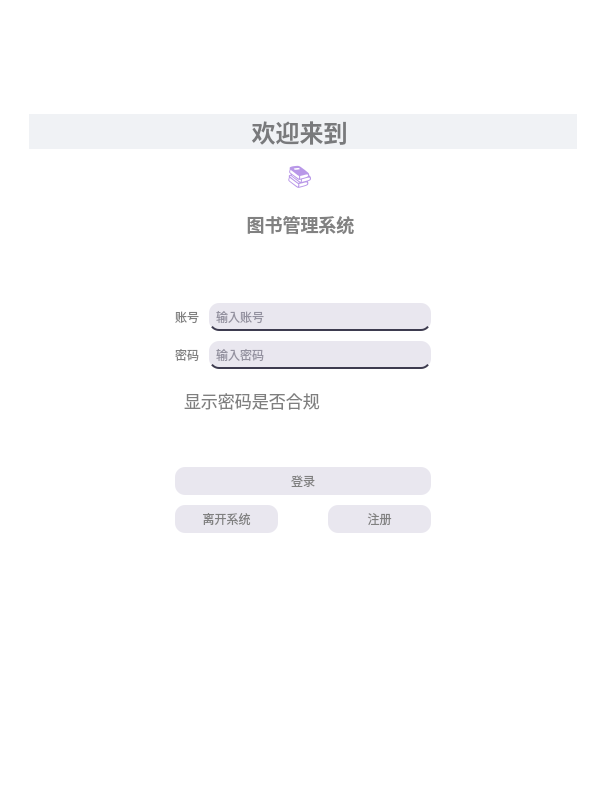
<?xml version="1.0" encoding="UTF-8"?>
<ui version="4.0">
 <class>loginForm</class>
 <widget class="QWidget" name="loginForm">
  <property name="geometry">
   <rect>
    <x>0</x>
    <y>0</y>
    <width>606</width>
    <height>792</height>
   </rect>
  </property>
  <property name="sizePolicy">
   <sizepolicy hsizetype="Minimum" vsizetype="Minimum">
    <horstretch>0</horstretch>
    <verstretch>0</verstretch>
   </sizepolicy>
  </property>
  <property name="windowTitle">
   <string>登录界面</string>
  </property>
  <property name="styleSheet">
   <string notr="true">* {
    background-color: #ffffff;
    color: #808080;
}
QTextBrowser {
    border: none; /* 隐藏边框 */
    background-color: transparent; /* 背景颜色 */
    color: #808080; /* 文字颜色 */
    border-radius: 10px; /* 圆角 */
    padding: 5px; /* 内边距 */
}
QPushButton {
    background-color: #e9e7ef;
    border-radius: 10px;
    padding: 5px;
    border: none; /* 移除边框 */
    outline: none; /* 移除焦点轮廓 */
}

QPushButton:hover {
    background-color: #c0ebd7;
}

QPushButton:pressed {
    background-color: #88ada6;
}

QPushButton:focus {
    border: none; /* 确保焦点时没有边框 */
}
QLineEdit {
    background-color: #e9e7ef;
    border: none; /* 去掉边框 */
    border-radius: 10px; /* 圆角 */
    padding: 5px;
    color: #3d3b4f; /* 输入字体颜色 */
    border-bottom: 2px solid #3d3b4f; /* 底部下划线 */
}
QLineEdit:hover {
    background-color: #d0d7e5; /* 鼠标悬停时的背景颜色 */
}
QLineEdit:focus {
    background-color: #b8c0d0; /* 获得焦点时的背景颜色 */
    border-bottom: 2px solid #88ada6; /* 获得焦点时的下划线颜色 */
}</string>
  </property>
  <layout class="QGridLayout" name="gridLayout" rowstretch="0,0,0,0,0" columnstretch="0,0,0">
   <property name="leftMargin">
    <number>20</number>
   </property>
   <property name="topMargin">
    <number>20</number>
   </property>
   <property name="rightMargin">
    <number>20</number>
   </property>
   <property name="bottomMargin">
    <number>20</number>
   </property>
   <item row="4" column="1">
    <spacer name="verticalSpacer_2">
     <property name="orientation">
      <enum>Qt::Vertical</enum>
     </property>
     <property name="sizeHint" stdset="0">
      <size>
       <width>20</width>
       <height>40</height>
      </size>
     </property>
    </spacer>
   </item>
   <item row="1" column="1">
    <spacer name="verticalSpacer">
     <property name="orientation">
      <enum>Qt::Vertical</enum>
     </property>
     <property name="sizeHint" stdset="0">
      <size>
       <width>20</width>
       <height>40</height>
      </size>
     </property>
    </spacer>
   </item>
   <item row="3" column="0">
    <spacer name="horizontalSpacer_2">
     <property name="orientation">
      <enum>Qt::Horizontal</enum>
     </property>
     <property name="sizeHint" stdset="0">
      <size>
       <width>40</width>
       <height>20</height>
      </size>
     </property>
    </spacer>
   </item>
   <item row="3" column="2">
    <spacer name="horizontalSpacer">
     <property name="orientation">
      <enum>Qt::Horizontal</enum>
     </property>
     <property name="sizeType">
      <enum>QSizePolicy::MinimumExpanding</enum>
     </property>
     <property name="sizeHint" stdset="0">
      <size>
       <width>40</width>
       <height>20</height>
      </size>
     </property>
    </spacer>
   </item>
   <item row="3" column="1">
    <layout class="QVBoxLayout" name="verticalLayout_2" stretch="10,10,1,10,10,10">
     <property name="spacing">
      <number>10</number>
     </property>
     <item>
      <layout class="QHBoxLayout" name="horizontalLayout_6" stretch="1,10">
       <property name="sizeConstraint">
        <enum>QLayout::SetDefaultConstraint</enum>
       </property>
       <item>
        <widget class="QLabel" name="label_8">
         <property name="text">
          <string>账号</string>
         </property>
        </widget>
       </item>
       <item>
        <widget class="QLineEdit" name="lineEdit_7">
         <property name="sizePolicy">
          <sizepolicy hsizetype="Minimum" vsizetype="Maximum">
           <horstretch>0</horstretch>
           <verstretch>0</verstretch>
          </sizepolicy>
         </property>
         <property name="placeholderText">
          <string>输入账号</string>
         </property>
        </widget>
       </item>
      </layout>
     </item>
     <item>
      <layout class="QHBoxLayout" name="horizontalLayout_4" stretch="1,10">
       <property name="sizeConstraint">
        <enum>QLayout::SetDefaultConstraint</enum>
       </property>
       <item>
        <widget class="QLabel" name="label_6">
         <property name="text">
          <string>密码</string>
         </property>
        </widget>
       </item>
       <item>
        <widget class="QLineEdit" name="lineEdit_5">
         <property name="sizePolicy">
          <sizepolicy hsizetype="Minimum" vsizetype="Maximum">
           <horstretch>0</horstretch>
           <verstretch>0</verstretch>
          </sizepolicy>
         </property>
         <property name="placeholderText">
          <string>输入密码</string>
         </property>
        </widget>
       </item>
      </layout>
     </item>
     <item>
      <widget class="QTextBrowser" name="textBrowser_2">
       <property name="sizePolicy">
        <sizepolicy hsizetype="Minimum" vsizetype="Maximum">
         <horstretch>0</horstretch>
         <verstretch>10</verstretch>
        </sizepolicy>
       </property>
       <property name="styleSheet">
        <string notr="true">background-color: transparent;
color: rgba(0, 0, 0, 128);</string>
       </property>
       <property name="html">
        <string>&lt;!DOCTYPE HTML PUBLIC &quot;-//W3C//DTD HTML 4.0//EN&quot; &quot;http://www.w3.org/TR/REC-html40/strict.dtd&quot;&gt;
&lt;html&gt;&lt;head&gt;&lt;meta name=&quot;qrichtext&quot; content=&quot;1&quot; /&gt;&lt;style type=&quot;text/css&quot;&gt;
p, li { white-space: pre-wrap; }
&lt;/style&gt;&lt;/head&gt;&lt;body style=&quot; font-family:'.AppleSystemUIFont'; font-size:13pt; font-weight:400; font-style:normal;&quot;&gt;
&lt;p style=&quot; margin-top:0px; margin-bottom:0px; margin-left:0px; margin-right:0px; -qt-block-indent:0; text-indent:0px;&quot;&gt;显示密码是否合规&lt;/p&gt;&lt;/body&gt;&lt;/html&gt;</string>
       </property>
      </widget>
     </item>
     <item>
      <widget class="QPushButton" name="pushButton">
       <property name="sizePolicy">
        <sizepolicy hsizetype="Minimum" vsizetype="Maximum">
         <horstretch>0</horstretch>
         <verstretch>0</verstretch>
        </sizepolicy>
       </property>
       <property name="text">
        <string>登录</string>
       </property>
       <property name="autoRepeat">
        <bool>false</bool>
       </property>
       <property name="autoRepeatDelay">
        <number>300</number>
       </property>
      </widget>
     </item>
     <item>
      <layout class="QHBoxLayout" name="horizontalLayout_7" stretch="1,0,1">
       <item>
        <widget class="QPushButton" name="pushButton_3">
         <property name="text">
          <string>离开系统</string>
         </property>
        </widget>
       </item>
       <item>
        <spacer name="horizontalSpacer_3">
         <property name="orientation">
          <enum>Qt::Horizontal</enum>
         </property>
         <property name="sizeHint" stdset="0">
          <size>
           <width>40</width>
           <height>20</height>
          </size>
         </property>
        </spacer>
       </item>
       <item>
        <widget class="QPushButton" name="pushButton_2">
         <property name="sizePolicy">
          <sizepolicy hsizetype="Minimum" vsizetype="Fixed">
           <horstretch>0</horstretch>
           <verstretch>0</verstretch>
          </sizepolicy>
         </property>
         <property name="text">
          <string>注册</string>
         </property>
        </widget>
       </item>
      </layout>
     </item>
     <item>
      <spacer name="verticalSpacer_4">
       <property name="orientation">
        <enum>Qt::Vertical</enum>
       </property>
       <property name="sizeHint" stdset="0">
        <size>
         <width>20</width>
         <height>40</height>
        </size>
       </property>
      </spacer>
     </item>
    </layout>
   </item>
   <item row="2" column="0" colspan="3">
    <widget class="QTextBrowser" name="textBrowser_3">
     <property name="sizePolicy">
      <sizepolicy hsizetype="Minimum" vsizetype="Expanding">
       <horstretch>0</horstretch>
       <verstretch>0</verstretch>
      </sizepolicy>
     </property>
     <property name="focusPolicy">
      <enum>Qt::NoFocus</enum>
     </property>
     <property name="styleSheet">
      <string notr="true">background-color: transparent;
color: rgba(0, 0, 0, 128);</string>
     </property>
     <property name="html">
      <string>&lt;!DOCTYPE HTML PUBLIC &quot;-//W3C//DTD HTML 4.0//EN&quot; &quot;http://www.w3.org/TR/REC-html40/strict.dtd&quot;&gt;
&lt;html&gt;&lt;head&gt;&lt;meta name=&quot;qrichtext&quot; content=&quot;1&quot; /&gt;&lt;style type=&quot;text/css&quot;&gt;
p, li { white-space: pre-wrap; }
&lt;/style&gt;&lt;/head&gt;&lt;body style=&quot; font-family:'.AppleSystemUIFont'; font-size:13pt; font-weight:400; font-style:normal;&quot;&gt;
&lt;h1 align=&quot;center&quot; style=&quot; margin-top:18px; margin-bottom:10px; margin-left:0px; margin-right:0px; -qt-block-indent:0; text-indent:0px; background-color:#f0f2f5;&quot;&gt;&lt;span style=&quot; font-family:'Arial','sans-serif'; font-size:xx-large; font-weight:600; color:rgba(0,0,0,0.494118);&quot;&gt;欢迎来到 &lt;/span&gt;&lt;/h1&gt;
&lt;p align=&quot;center&quot; style=&quot; margin-top:10px; margin-bottom:10px; margin-left:0px; margin-right:0px; -qt-block-indent:0; text-indent:0px;&quot;&gt;&lt;span style=&quot; font-family:'Arial','sans-serif'; font-size:24px; color:rgba(114,46,209,0.494118);&quot;&gt;📚 &lt;/span&gt;&lt;/p&gt;
&lt;h2 align=&quot;center&quot; style=&quot; margin-top:0px; margin-bottom:12px; margin-left:0px; margin-right:0px; -qt-block-indent:0; text-indent:0px;&quot;&gt;&lt;span style=&quot; font-family:'Arial','sans-serif'; font-size:x-large; font-weight:600; color:rgba(0,0,0,0.494118);&quot;&gt;图书管理系统 &lt;/span&gt;&lt;/h2&gt;&lt;/body&gt;&lt;/html&gt;</string>
     </property>
    </widget>
   </item>
  </layout>
 </widget>
 <resources/>
 <connections/>
</ui>
